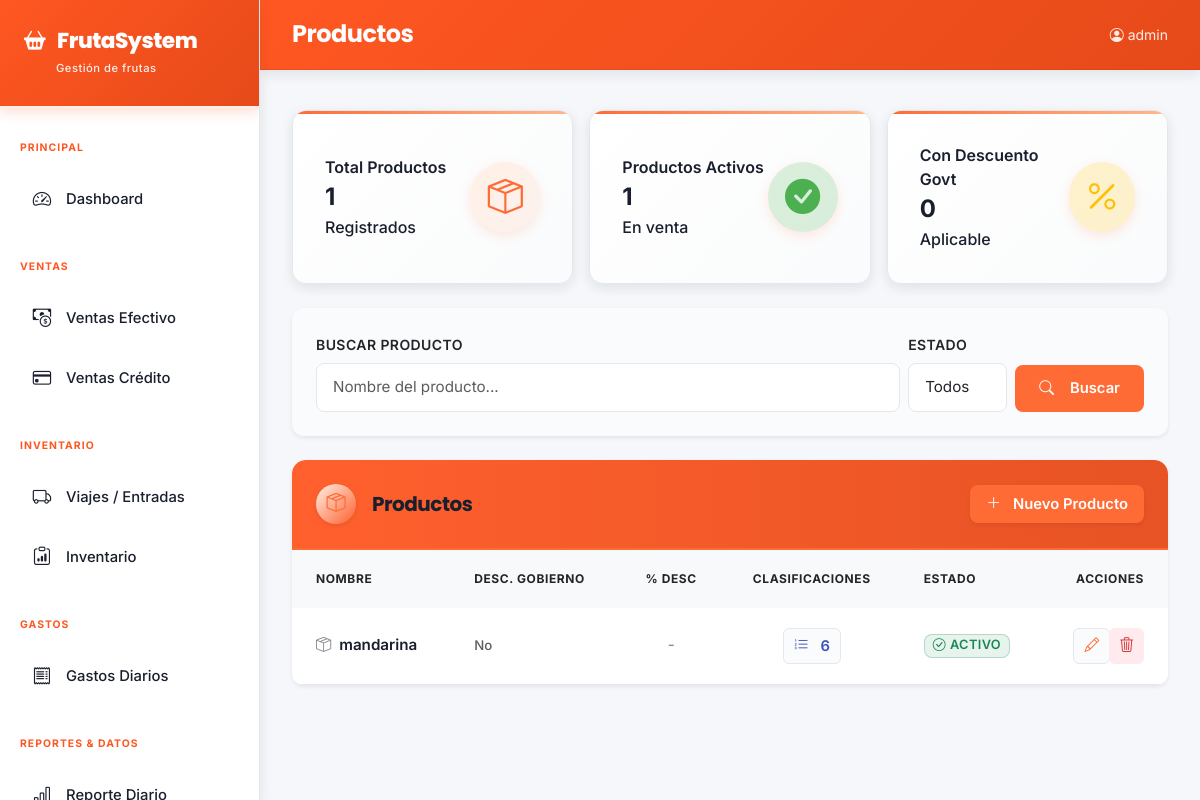
The page /productos/ (signed in) on the database its author committed.
### core/models.py (models this page shows, shortened)
class Producto(models.Model):
    nombre = models.CharField(max_length=100, verbose_name='Nombre')
    tiene_descuento_gobierno = models.BooleanField(default=False, verbose_name='Descuento gobierno')
    porcentaje_descuento = models.DecimalField(max_digits=5, decimal_places=2, default=0, verbose_name='% Descuento gobierno')
    activo = models.BooleanField(default=True, verbose_name='Activo')
    class Meta:
        verbose_name = 'Producto'; verbose_name_plural = 'Productos'; ordering = ['nombre']

### core/views.py (the view)
# urls.py: path('productos/', views.producto_list, name='producto_list'),
@login_required
def producto_list(request):
    productos = Producto.objects.all()
    num_productos = productos.count()
    num_activos = productos.filter(activo=True).count()
    num_descuento = productos.filter(tiene_descuento_gobierno=True).count()
    return render(request, 'core/producto_list.html', {
        'productos': productos,
        'num_productos': num_productos, 'num_activos': num_activos, 'num_descuento': num_descuento
    })

### core/templates/core/producto_list.html (shortened to what this page needs)
{% extends 'core/base.html' %}
{% block page_title %}Productos{% endblock %}
{% block content %}
<div class="row row-cols-1 row-cols-md-3 g-3 mb-4">
  <div class="col">
    <div class="stat-card-white h-100">
      <div>
        <div class="small fw-semibold">Total Productos</div>
        <div class="fs-4 fw-bold">{{ num_productos }}</div>
        <div class="small">Registrados</div>
      </div>
      <div class="stat-icon-wrapper">
        <i class="bi bi-box-seam"></i>
      </div>
    </div>
  </div>
  <div class="col">
    <div class="stat-card-white h-100">
      <div>
        <div class="small fw-semibold">Productos Activos</div>
        <div class="fs-4 fw-bold">{{ num_activos|default:0 }}</div>
        <div class="small">En venta</div>
      </div>
      <div class="stat-icon-wrapper" style="background: rgba(76, 175, 80, 0.2); color: #4CAF50;">
        <i class="bi bi-check-circle-fill"></i>
      </div>
    </div>
  </div>
  <div class="col">
    <div class="stat-card-white h-100">
      <div>
        <div class="small fw-semibold">Con Descuento Govt</div>
        <div class="fs-4 fw-bold">{{ num_descuento }}</div>
        <div class="small">Aplicable</div>
      </div>
      <div class="stat-icon-wrapper" style="background: rgba(255, 193, 7, 0.2); color: #FFC107;">
        <i class="bi bi-percent"></i>
      </div>
    </div>
  </div>
</div>
<div class="card border-0 shadow-sm mb-4" style="border-radius: 12px; background: var(--bg-light);">
  <div class="card-body p-4">
    <form class="d-flex gap-2 align-items-end">
      <div style="flex: 1;">
        <label class="form-label fw-semibold small" style="color: var(--text-secondary);">Buscar Producto</label>
        <input type="text" name="q" class="form-control" placeholder="Nombre del producto..." style="border-radius: 8px; border: 1px solid var(--border-light); padding: 0.75rem 1rem;">
      </div>
      <div>
        <label class="form-label fw-semibold small" style="color: var(--text-secondary);">Estado</label>
        <select class="form-select" style="border-radius: 8px; border: 1px solid var(--border-light); padding: 0.75rem 1rem;">
          <option value="">Todos</option>
        </select>
      </div>
      <button class="btn w-auto" style="background: var(--orange-primary); color: white; border-radius: 8px; border: none; padding: 0.75rem 1.5rem; font-weight: 600;">
        <i class="bi bi-search me-2"></i>Buscar
      </button>
    </form>
  </div>
</div>
<div class="card border-0 shadow-sm" style="border-radius: 12px; overflow: hidden;">
  <div class="card-header border-bottom-0 bg-white py-4 d-flex justify-content-between align-items-center">
    <div class="d-flex align-items-center">
      <div class="stat-icon-wrapper d-inline-flex me-3 shadow-sm" style="width: 40px; height: 40px; font-size: 1.2rem;">
        <i class="bi bi-box-seam"></i>
      </div>
      <h5 class="mb-0 fw-bold" style="color: var(--text-main);">Productos</h5>
    </div>
    <a href="{% url 'producto_create' %}" class="btn px-3 py-2 fw-semibold shadow-sm" style="background: var(--orange-primary); color: white; border: none; border-radius: 8px;">
      <i class="bi bi-plus-lg me-1"></i> Nuevo Producto
    </a>
  </div>
  <div class="card-body p-0">
    <div class="table-responsive">
      <table class="table table-hover align-middle mb-0">
        <thead class="bg-light">
          <tr>
            <th class="ps-4 fw-bold small" style="color: var(--text-secondary);">NOMBRE</th>
            <th class="fw-bold small" style="color: var(--text-secondary);">DESC. GOBIERNO</th>
            <th class="fw-bold small text-center" style="color: var(--text-secondary);">% DESC</th>
            <th class="fw-bold small text-center" style="color: var(--text-secondary);">CLASIFICACIONES</th>
            <th class="fw-bold small" style="color: var(--text-secondary);">ESTADO</th>
            <th class="text-end pe-4 fw-bold small" style="color: var(--text-secondary);">ACCIONES</th>
          </tr>
        </thead>
        <tbody class="border-top-0">
        {% for p in productos %}
        <tr>
          <td class="ps-4 fw-semibold" style="color: var(--text-main);">
            <i class="bi bi-box-seam me-2" style="opacity: 0.5;"></i>{{ p.nombre }}
          </td>
          <td>
            {% if p.tiene_descuento_gobierno %}
              <span class="badge bg-warning bg-opacity-10 text-warning border border-warning border-opacity-25 px-2 py-1">
                <i class="bi bi-check-circle me-1"></i>Sí
              </span>
            {% else %}
              <span class="text-muted small">No</span>
            {% endif %}
          </td>
          <td class="text-center">
            {% if p.tiene_descuento_gobierno %}
              <span class="fw-semibold" style="color: var(--text-main);">{{ p.porcentaje_descuento }}%</span>
            {% else %}
              <span style="opacity: 0.5;">-</span>
            {% endif %}
          </td>
          <td class="text-center">
            <a href="{% url 'producto_clasificaciones' p.pk %}" class="btn btn-sm" style="background-color: var(--bg-light); color: #3f51b5; border-radius: 6px; padding: 6px 10px; border: 1px solid var(--border-light);" title="Ver Clasificaciones">
              <i class="bi bi-list-ol me-1"></i>{{ p.clasificaciones.count }}
            </a>
          </td>
          <td>
            {% if p.activo %}
              <span class="badge bg-success bg-opacity-10 text-success border border-success border-opacity-25 px-2 py-1">
                <i class="bi bi-check-circle me-1"></i>Activo
              </span>
            {% else %}
              <span class="badge bg-secondary bg-opacity-10 text-secondary border border-secondary border-opacity-25 px-2 py-1">
                <i class="bi bi-x-circle me-1"></i>Inactivo
              </span>
            {% endif %}
          </td>
          <td class="text-end pe-4">
            <div class="btn-group btn-group-sm" role="group">
              <a href="{% url 'producto_edit' p.pk %}" class="btn btn-sm" style="background-color: var(--bg-light); color: var(--orange-primary); border-radius: 6px; padding: 6px 10px; border: 1px solid var(--border-light);" title="Editar">
                <i class="bi bi-pencil"></i>
              </a>
              <a href="{% url 'producto_delete' p.pk %}" class="btn btn-sm" style="background-color: #ffebee; color: #d32f2f; border-radius: 6px; padding: 6px 10px; border: none;" title="Eliminar">
                <i class="bi bi-trash3"></i>
              </a>
            </div>
          </td>
        </tr>
        {% endfor %}
        </tbody>
      </table>
    </div>
  </div>
</div>
{% endblock %}

### core/templates/core/base.html (shortened to what this page needs)
<!DOCTYPE html>
<html lang="es">
<head>
<link href="https://cdn.jsdelivr.net/npm/bootstrap@5.3.0/dist/css/bootstrap.min.css" rel="stylesheet">
<link href="https://cdn.jsdelivr.net/npm/bootstrap-icons@1.11.0/font/bootstrap-icons.css" rel="stylesheet">
</head>
<body>
<div class="sidebar" id="sidebar">
  <div class="sidebar-brand">
    <h5><i class="bi bi-basket2-fill"></i>FrutaSystem</h5>
    <small>Gestión de frutas</small>
  </div>
  <nav class="mt-2">
    <div class="nav-section">Principal</div>
    <a href="{% url 'dashboard' %}" class="nav-link {% if request.resolver_match.url_name == 'dashboard' %}active{% endif %}">
      <i class="bi bi-speedometer2"></i> Dashboard
    </a>
    <div class="nav-section">Ventas</div>
    <a href="{% url 'venta_efectivo_list' %}" class="nav-link {% if 'efectivo' in request.path %}active{% endif %}">
      <i class="bi bi-cash-coin"></i> Ventas Efectivo
    </a>
    <a href="{% url 'venta_credito_list' %}" class="nav-link {% if 'credito' in request.path %}active{% endif %}">
      <i class="bi bi-credit-card"></i> Ventas Crédito
    </a>
    <div class="nav-section">Inventario</div>
    <a href="{% url 'viaje_list' %}" class="nav-link {% if 'viajes' in request.path %}active{% endif %}">
      <i class="bi bi-truck"></i> Viajes / Entradas
    </a>
    <a href="{% url 'inventario_list' %}" class="nav-link {% if 'inventario' in request.path %}active{% endif %}">
      <i class="bi bi-clipboard-data"></i> Inventario
    </a>
    <div class="nav-section">Gastos</div>
    <a href="{% url 'gasto_list' %}" class="nav-link {% if 'gastos' in request.path and 'categorias' not in request.path %}active{% endif %}">
      <i class="bi bi-receipt"></i> Gastos Diarios
    </a>
    <div class="nav-section">Reportes & Datos</div>
    <a href="{% url 'reporte_diario' %}" class="nav-link {% if 'diario' in request.path %}active{% endif %}">
      <i class="bi bi-bar-chart-line"></i> Reporte Diario
    </a>
  </nav>
</div>
<div class="main-content">
  <div class="topbar">
    <div class="flex-grow-1">
      <h6 class="page-title-text d-none d-lg-flex">{% block page_title %}{% endblock %}</h6>
    </div>
    <div class="d-flex align-items-center gap-3">
      <small style="color: rgba(255,255,255,0.9);"><i class="bi bi-person-circle me-1"></i>{{ request.user.username }}</small>
    </div>
  </div>
  <div class="content-area">
    {% block content %}{% endblock %}
  </div>
</div>
</body>
</html>

### rows shown on the page
Producto: nombre "mandarina", tiene_descuento_gobierno "No", clasificaciones.count "6", activo True (drawn)

### other values the page prints
{{ request.user.username }} "admin"
{{ num_productos }} "1"
{{ num_activos|default:0 }} "1"
{{ num_descuento }} "0"
